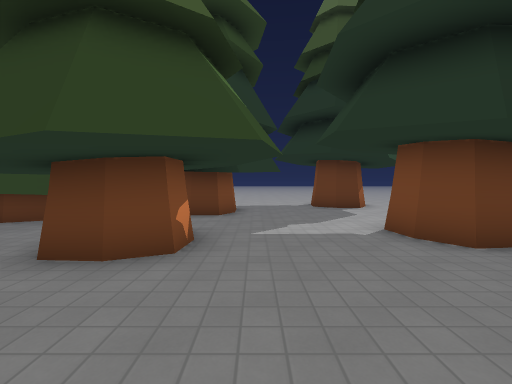
[1] (above)

24 first-person views from a walk through a 3-D level made in the Godot game engine. The camera is 1.4 m above the floor, tilts 2° down and sees 90° across. The floor is counted in squares, 1.5 m on a side. Each view is taken from the middle of a square. On the plan, view 1 faces up. The plan holds only what a view shows up to about 11 squares ahead; the rest is blank. The place goes on beyond the plan. Characters and animated objects are not drawn. Some surface patterns are stand-ins.

[2]
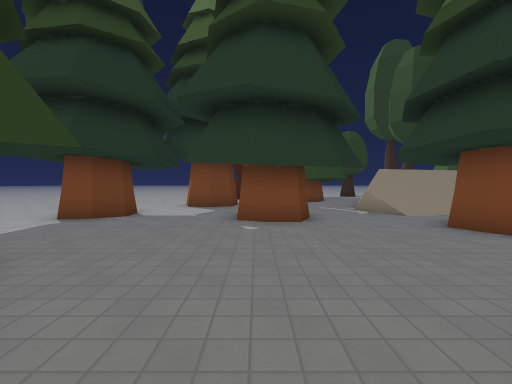

[3]
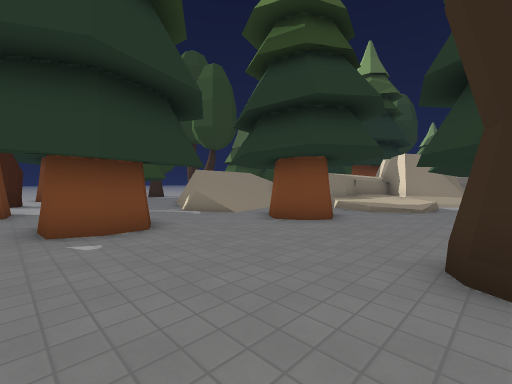

[4]
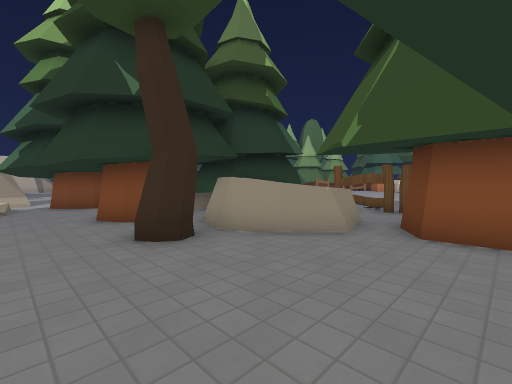

[5]
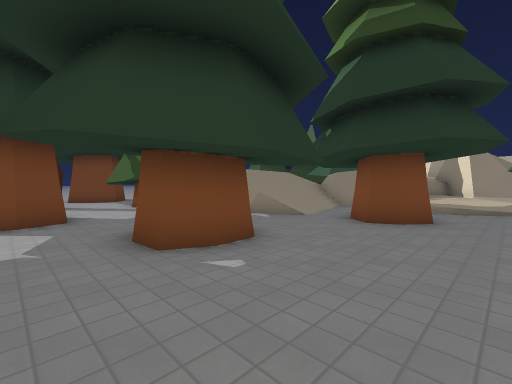

[6]
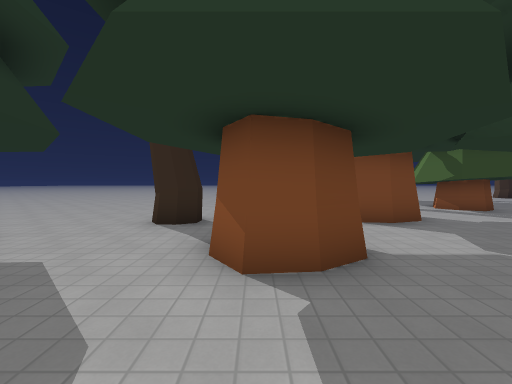

[7]
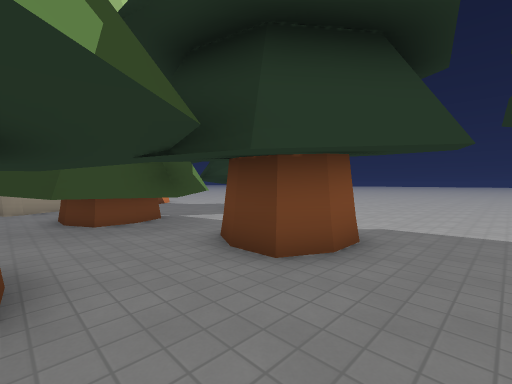

[8]
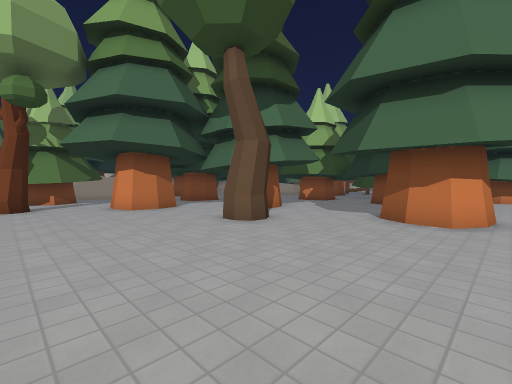

[9]
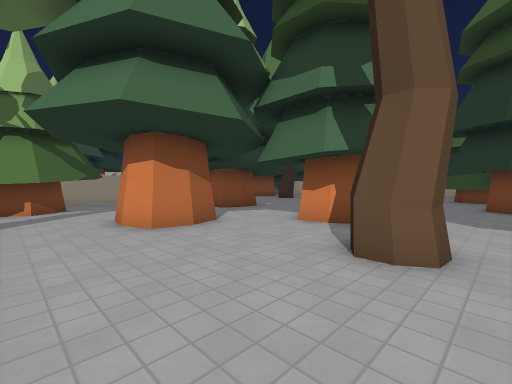

[10]
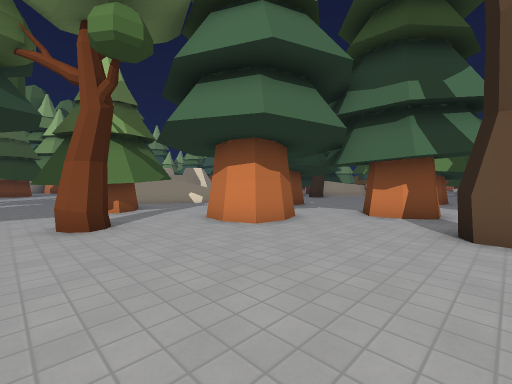

[11]
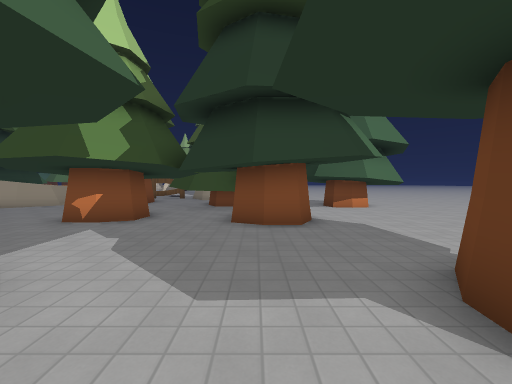

[12]
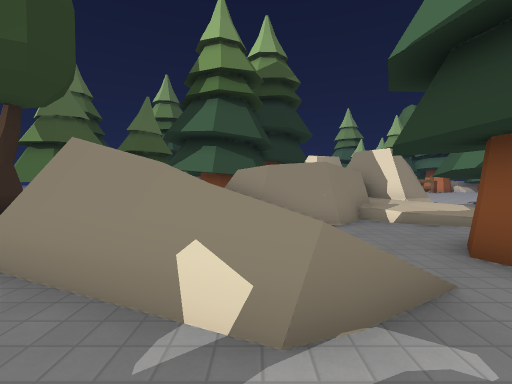

[13]
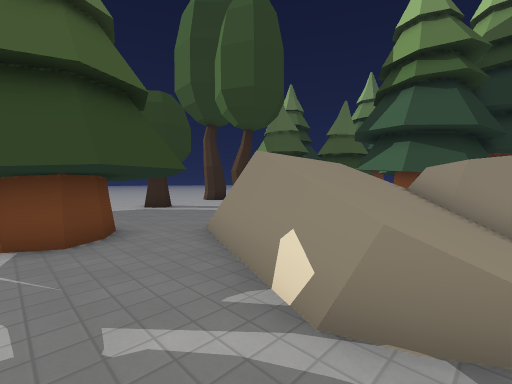

[14]
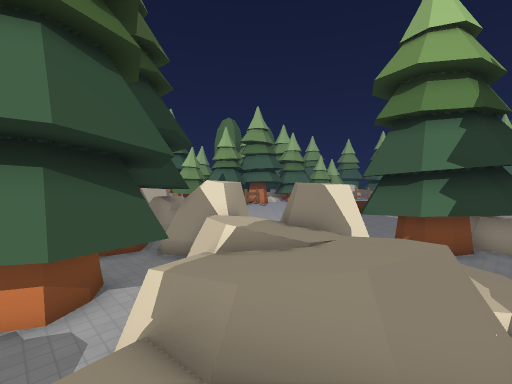

[15]
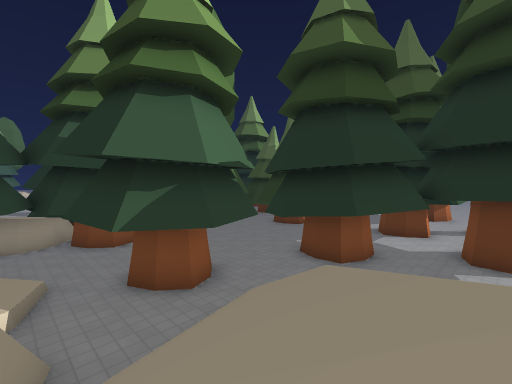

[16]
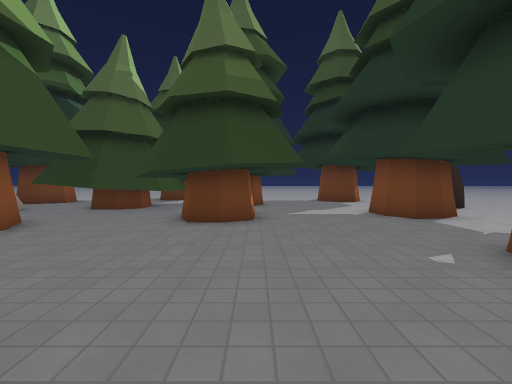

[17]
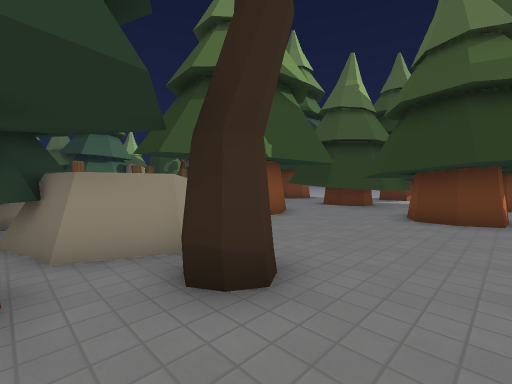

[18]
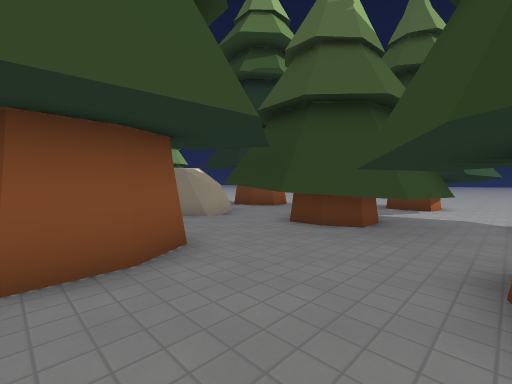

[19]
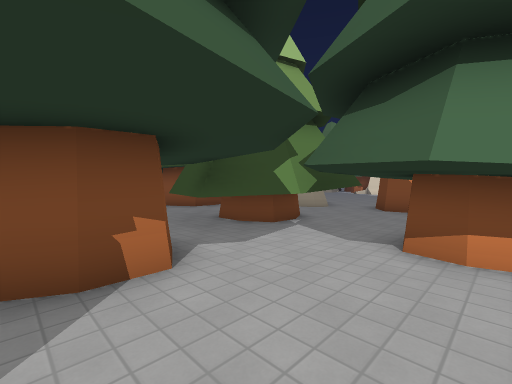

[20]
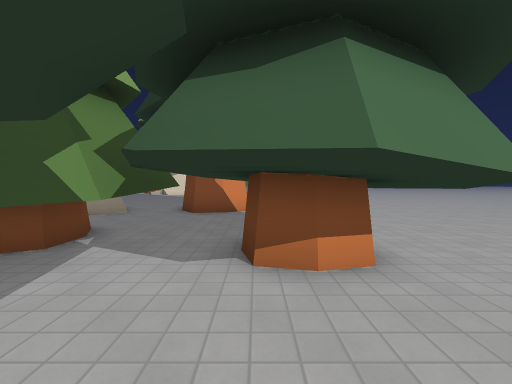

[21]
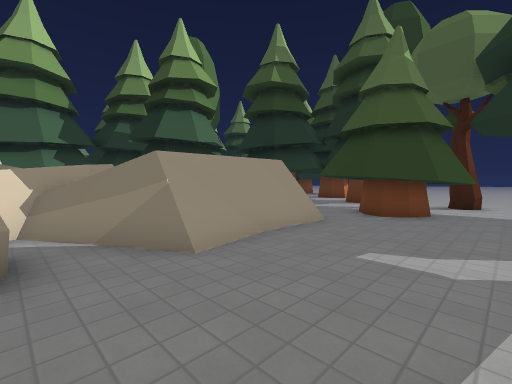

[22]
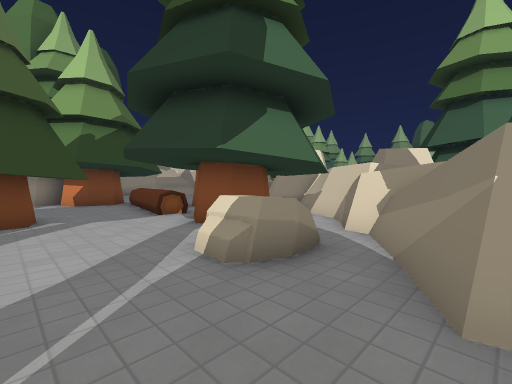

[23]
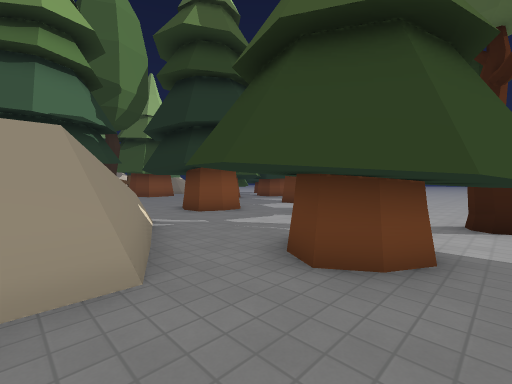

[24]
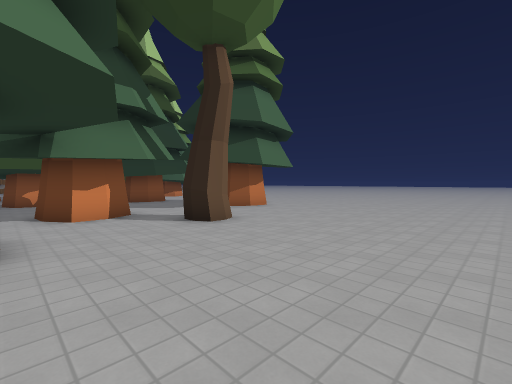

### Floor plan
Key: @ floor where view 1 was taken; # wall or solid block; . main floor; : floor 0.25 m higher than the main floor; + floor 0.5 m higher than the main floor; / step, stairs or slope; = window, fence, low wall or low ledge; ^ raised ledge; T tree; F fence; R rock.
Columns run from 13 left of view 1 to 12 right of it. Each row starts with its distance up from view 1.
 12         T#T.....T.........
 11   T.. #TT#......TT........
 10   TT..T##......TTT........
  9  TTT. TTT..TT.............
  8  ... TTTTTTTT.............
  7 ...R  TTTT.........#T.....
  6 ..RRR TTTT.......T.T......
  5    RRTTTTTTT....TT........
  4        T.TT.T...TT........
  3       T..TTT........TT....
  2        T...........T.T....
  1    F TTT...........TTT.TT.
  0    F TT=.....@.TTT......T.
 -1   .F  ^^^......TTT...TTT..
 -2   .F   ^^#T.........T###T.
 -3     RRT###T..........#TTT.
 -4     RTTT#T....T..==#..##T.
 -5      TTTT.T..TTT.///##T...
 -6       TT#TT...TT.////#....
 -7      TTT##.......////=....
 -8         ##..////##///==...
 -9         #TT.T:+####//#=...
-10           TTT++^^^^=#=...T
-11          TT ##^^^^###RR...
-12          TT####^^##=.RR..
-13               #^ # TT....
-14               ####.TTT...
-15              #### .TT..TT
-16                ## . T..##
-17                #TTT TTT#T
-18                RR T=T..T
-19                     T..
-20                     T...
-21                     TT..
-22                       T.
-23                      TRR

Positions as (right, up) in squares from view 1, and headings:
1: (0, 0), facing up
2: (-4, 0), facing right
3: (-3, 1), facing down-right
4: (-1, 2), facing down-left
5: (-1, 2), facing down-right
6: (0, 5), facing right
7: (1, 5), facing up-left
8: (11, 12), facing down-left
9: (10, 8), facing down-left
10: (12, 7), facing down-left
11: (5, 8), facing left
12: (5, -2), facing down
13: (4, -2), facing down-right
14: (7, -8), facing down-left
15: (7, -8), facing up-left
16: (-1, -3), facing up
17: (-1, -4), facing up-left
18: (-3, 1), facing up-left
19: (-1, 12), facing down-left
20: (-2, 11), facing left
21: (12, -11), facing up-left
22: (11, -9), facing down-left
23: (11, -6), facing up-left
24: (12, 3), facing up-left
